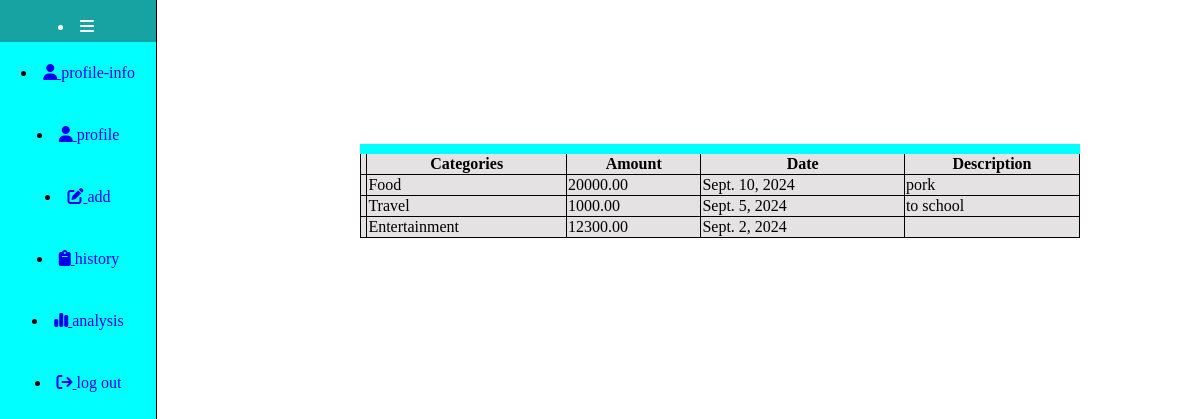
The app's page /expensehistory/ (signed in) with its own data.
### small_app/models.py (models this page shows, shortened)
class Expense(models.Model):
    user = models.ForeignKey(User, on_delete=models.CASCADE, null=True)
    date = models.DateField()
    category = models.CharField(max_length=50)
    amount = models.DecimalField(max_digits=10, decimal_places=2)
    description = models.TextField()

### small_app/views.py (the view)
# urls.py: path('expensehistory/', views.expenseHistory, name='expense-history'),
@login_required
def expenseHistory(request):
    username = request.user.username
    user_expenses = Expense.objects.filter(user=request.user)
    return render(request, 'expensetable.html', {'expenses': user_expenses})

### small_app/templates/expensetable.html (shortened to what this page needs)
{% load static %}
<!DOCTYPE html>
<html lang="en">
<head>
    <link rel="stylesheet" href="{% static 'CSS/expensetable.css' %}">
</head>
<body>
    {% include 'nav.html' %}
    <div id="tablebox">
        <table id="table">
            <tr>
                <th></th>
                <th>Categories</th>
                <th>Amount</th>
                <th>Date</th>
                <th>Description</th>
            </tr>
            {% for expense in expenses %}
            <tr>
                <td></td>
                <td>{{ expense.category }}</td>
                <td>{{ expense.amount }}</td>
                <td>{{ expense.date }}</td>
                <td>{{ expense.description }}</td>
            </tr>
            {% empty %}
            <tr>
                <td colspan="4">No expenses found for this user.</td>
            </tr>
            {% endfor %}
        </table>
    </div>
</body>
</html>

### small_app/static/CSS/expensetable.css (style rules this page uses)
#table { position: absolute; top: 12vw; bottom: 30px; left: 30vw; width: 60vw }
#table { border-top:10px solid aqua; }

### small_app/templates/expensetable.html (style rules this page uses)
table, th, td { border: 1px solid black; border-collapse: collapse; }
th, td { background-color: rgb(228, 226, 226); }

### records on screen
Expense: category "Food", amount "20000.00", date "Sept. 10, 2024", description "pork"
Expense: category "Travel", amount "1000.00", date "Sept. 5, 2024", description "to school"
Expense: category "Entertainment", amount "12300.00", date "Sept. 2, 2024"
